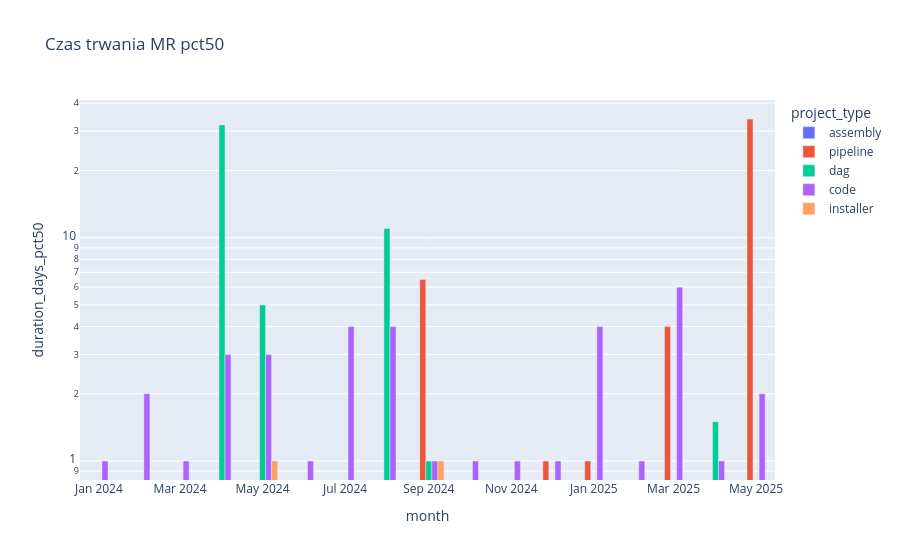

Notebook code cell kept with this figure:
### Markdown cell above
# Czas trwania merge requestów

### Code cell
px.bar(mrs_duration.toPandas(),x='month',y='duration_days_pct50',color='project_type',title='Czas trwania MR pct50',log_y=True,barmode='group')

### Figure 1 — Plotly figure (JSON) as saved in the notebook; plotly's stock layout.template omitted (floating-point values rounded to 4 significant figures)
{"data": [{"alignmentgroup": "True", "hovertemplate": "project_type=assembly<br>month=%{x}<br>duration_days_pct50=%{y}<extra></extra>", "legendgroup": "assembly", "marker": {"color": "#636efa", "pattern": {"shape": ""}}, "name": "assembly", "offsetgroup": "assembly", "orientation": "v", "showlegend": true, "textposition": "auto", "type": "bar", "x": ["2024-06-01T00:00:00.000000000", "2024-02-01T00:00:00.000000000", "2024-04-01T00:00:00.000000000", "2025-02-01T00:00:00.000000000", "2025-01-01T00:00:00.000000000", "2024-10-01T00:00:00.000000000", "2024-12-01T00:00:00.000000000", "2024-08-01T00:00:00.000000000", "2025-05-01T00:00:00.000000000", "2024-03-01T00:00:00.000000000", "2025-04-01T00:00:00.000000000", "2025-03-01T00:00:00.000000000", "2024-11-01T00:00:00.000000000", "2024-07-01T00:00:00.000000000", "2024-01-01T00:00:00.000000000", "2024-09-01T00:00:00.000000000", "2024-05-01T00:00:00.000000000"], "xaxis": "x", "y": [0.0, 0.0, 0.0, 0.0, 0.0, 0.0, 0.0, 0.0, 0.0, 0.0, 0.0, 0.0, 0.0, 0.0, 0.0, 0.0, 0.0], "yaxis": "y"}, {"alignmentgroup": "True", "hovertemplate": "project_type=pipeline<br>month=%{x}<br>duration_days_pct50=%{y}<extra></extra>", "legendgroup": "pipeline", "marker": {"color": "#EF553B", "pattern": {"shape": ""}}, "name": "pipeline", "offsetgroup": "pipeline", "orientation": "v", "showlegend": true, "textposition": "auto", "type": "bar", "x": ["2024-12-01T00:00:00.000000000", "2024-08-01T00:00:00.000000000", "2024-11-01T00:00:00.000000000", "2024-09-01T00:00:00.000000000", "2024-06-01T00:00:00.000000000", "2025-02-01T00:00:00.000000000", "2024-10-01T00:00:00.000000000", "2025-05-01T00:00:00.000000000", "2025-03-01T00:00:00.000000000", "2024-07-01T00:00:00.000000000", "2025-01-01T00:00:00.000000000"], "xaxis": "x", "y": [1.0, 0.0, 0.0, 6.5, 0.0, 0.0, 0.0, 34.0, 4.0, 0.0, 1.0], "yaxis": "y"}, {"alignmentgroup": "True", "hovertemplate": "project_type=dag<br>month=%{x}<br>duration_days_pct50=%{y}<extra></extra>", "legendgroup": "dag", "marker": {"color": "#00cc96", "pattern": {"shape": ""}}, "name": "dag", "offsetgroup": "dag", "orientation": "v", "showlegend": true, "textposition": "auto", "type": "bar", "x": ["2025-05-01T00:00:00.000000000", "2024-02-01T00:00:00.000000000", "2024-06-01T00:00:00.000000000", "2024-11-01T00:00:00.000000000", "2024-12-01T00:00:00.000000000", "2024-07-01T00:00:00.000000000", "2024-04-01T00:00:00.000000000", "2024-01-01T00:00:00.000000000", "2025-04-01T00:00:00.000000000", "2025-03-01T00:00:00.000000000", "2024-09-01T00:00:00.000000000", "2024-08-01T00:00:00.000000000", "2024-10-01T00:00:00.000000000", "2024-05-01T00:00:00.000000000"], "xaxis": "x", "y": [0.0, 0.0, 0.0, 0.0, 0.0, 0.0, 32.0, 0.0, 1.5, 0.0, 1.0, 11.0, 0.0, 5.0], "yaxis": "y"}, {"alignmentgroup": "True", "hovertemplate": "project_type=code<br>month=%{x}<br>duration_days_pct50=%{y}<extra></extra>", "legendgroup": "code", "marker": {"color": "#ab63fa", "pattern": {"shape": ""}}, "name": "code", "offsetgroup": "code", "orientation": "v", "showlegend": true, "textposition": "auto", "type": "bar", "x": ["2024-07-01T00:00:00.000000000", "2024-03-01T00:00:00.000000000", "2024-09-01T00:00:00.000000000", "2025-05-01T00:00:00.000000000", "2024-11-01T00:00:00.000000000", "2024-08-01T00:00:00.000000000", "2024-05-01T00:00:00.000000000", "2025-01-01T00:00:00.000000000", "2024-02-01T00:00:00.000000000", "2024-06-01T00:00:00.000000000", "2024-12-01T00:00:00.000000000", "2024-04-01T00:00:00.000000000", "2024-01-01T00:00:00.000000000", "2025-02-01T00:00:00.000000000", "2025-03-01T00:00:00.000000000", "2024-10-01T00:00:00.000000000", "2025-04-01T00:00:00.000000000"], "xaxis": "x", "y": [4.0, 1.0, 1.0, 2.0, 1.0, 4.0, 3.0, 4.0, 2.0, 1.0, 1.0, 3.0, 1.0, 1.0, 6.0, 1.0, 1.0], "yaxis": "y"}, {"alignmentgroup": "True", "hovertemplate": "project_type=installer<br>month=%{x}<br>duration_days_pct50=%{y}<extra></extra>", "legendgroup": "installer", "marker": {"color": "#FFA15A", "pattern": {"shape": ""}}, "name": "installer", "offsetgroup": "installer", "orientation": "v", "showlegend": true, "textposition": "auto", "type": "bar", "x": ["2024-11-01T00:00:00.000000000", "2025-05-01T00:00:00.000000000", "2024-10-01T00:00:00.000000000", "2024-07-01T00:00:00.000000000", "2024-05-01T00:00:00.000000000", "2024-02-01T00:00:00.000000000", "2024-04-01T00:00:00.000000000", "2024-03-01T00:00:00.000000000", "2024-09-01T00:00:00.000000000", "2024-06-01T00:00:00.000000000", "2024-01-01T00:00:00.000000000", "2025-02-01T00:00:00.000000000", "2024-08-01T00:00:00.000000000", "2025-04-01T00:00:00.000000000", "2025-03-01T00:00:00.000000000", "2024-12-01T00:00:00.000000000", "2025-01-01T00:00:00.000000000"], "xaxis": "x", "y": [0.0, 0.0, 0.0, 0.0, 1.0, 0.0, 0.0, 0.0, 1.0, 0.0, 0.0, 0.0, 0.0, 0.0, 0.0, 0.0, 0.0], "yaxis": "y"}], "layout": {"barmode": "group", "legend": {"title": {"text": "project_type"}, "tracegroupgap": 0}, "title": {"text": "Czas trwania MR pct50"}, "xaxis": {"anchor": "y", "domain": [0, 1], "title": {"text": "month"}}, "yaxis": {"anchor": "x", "domain": [0, 1], "title": {"text": "duration_days_pct50"}, "type": "log"}}}
